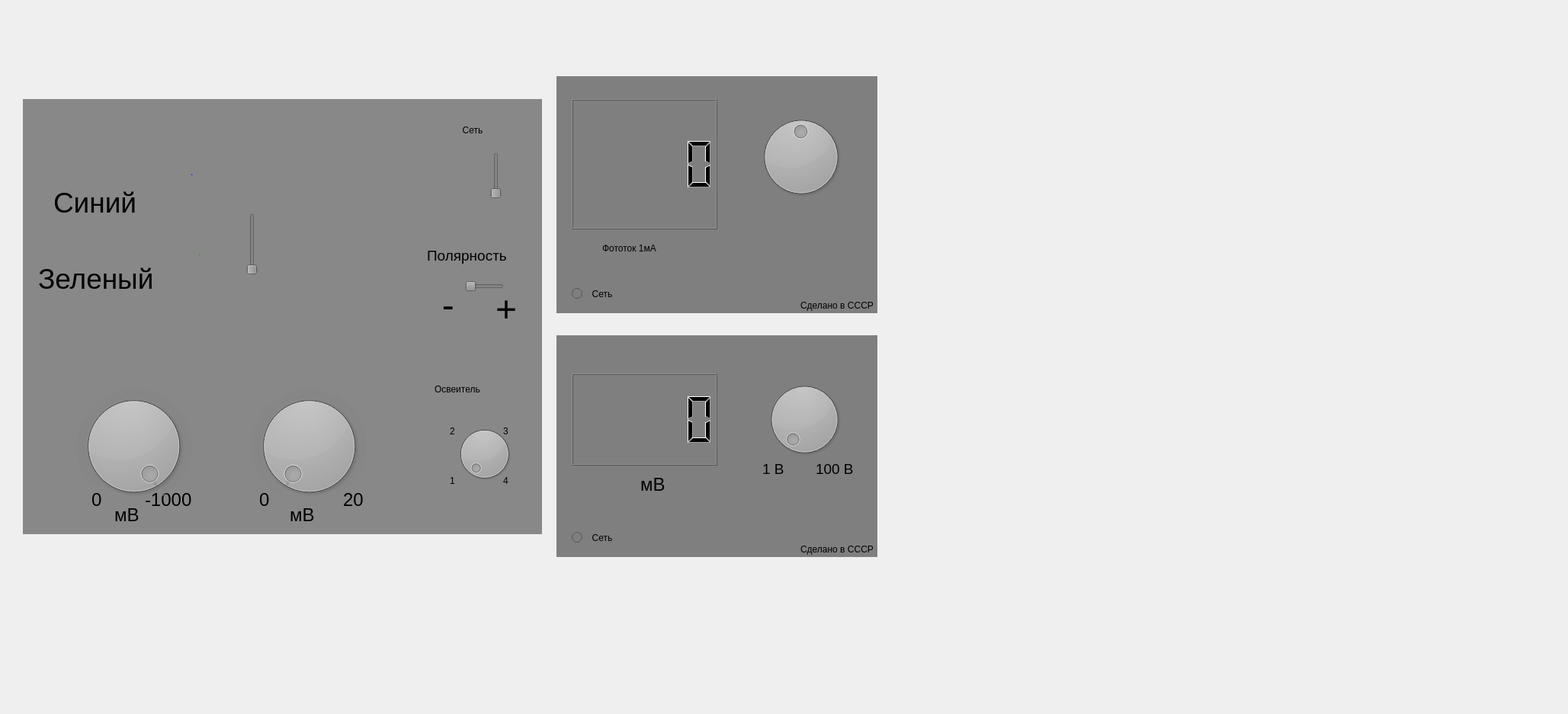
<?xml version="1.0" encoding="UTF-8"?>
<ui version="4.0">
 <class>MainWindow</class>
 <widget class="QMainWindow" name="MainWindow">
  <property name="geometry">
   <rect>
    <x>0</x>
    <y>0</y>
    <width>2057</width>
    <height>937</height>
   </rect>
  </property>
  <property name="windowTitle">
   <string>MainWindow</string>
  </property>
  <widget class="QWidget" name="centralwidget">
   <widget class="QWidget" name="widget" native="true">
    <property name="geometry">
     <rect>
      <x>730</x>
      <y>100</y>
      <width>421</width>
      <height>311</height>
     </rect>
    </property>
    <property name="styleSheet">
     <string notr="true">background-color: rgb(127, 127, 127);
</string>
    </property>
    <widget class="QLCDNumber" name="lcdNumber_2">
     <property name="geometry">
      <rect>
       <x>20</x>
       <y>30</y>
       <width>191</width>
       <height>171</height>
      </rect>
     </property>
    </widget>
    <widget class="QLabel" name="name_fototok">
     <property name="geometry">
      <rect>
       <x>60</x>
       <y>210</y>
       <width>121</width>
       <height>31</height>
      </rect>
     </property>
     <property name="styleSheet">
      <string notr="true">font: 75 12pt &quot;Arial&quot;;</string>
     </property>
     <property name="text">
      <string>Фототок 1мА</string>
     </property>
    </widget>
    <widget class="QDial" name="limit_tok_dial">
     <property name="geometry">
      <rect>
       <x>260</x>
       <y>30</y>
       <width>121</width>
       <height>151</height>
      </rect>
     </property>
     <property name="minimum">
      <number>999</number>
     </property>
     <property name="maximum">
      <number>999</number>
     </property>
     <property name="wrapping">
      <bool>true</bool>
     </property>
    </widget>
    <widget class="QRadioButton" name="radioButton_2">
     <property name="geometry">
      <rect>
       <x>20</x>
       <y>270</y>
       <width>101</width>
       <height>31</height>
      </rect>
     </property>
     <property name="styleSheet">
      <string notr="true">font: 75 16pt &quot;Arial&quot;;</string>
     </property>
     <property name="text">
      <string>  Сеть</string>
     </property>
    </widget>
    <widget class="QLabel" name="label_2">
     <property name="geometry">
      <rect>
       <x>320</x>
       <y>290</y>
       <width>101</width>
       <height>21</height>
      </rect>
     </property>
     <property name="text">
      <string>Сделано в СССР</string>
     </property>
    </widget>
    <zorder>lcdNumber_2</zorder>
    <zorder>name_fototok</zorder>
    <zorder>limit_tok_dial</zorder>
    <zorder>label_2</zorder>
    <zorder>radioButton_2</zorder>
   </widget>
   <widget class="QWidget" name="widget_2" native="true">
    <property name="geometry">
     <rect>
      <x>30</x>
      <y>130</y>
      <width>681</width>
      <height>571</height>
     </rect>
    </property>
    <property name="whatsThis">
     <string/>
    </property>
    <property name="styleSheet">
     <string notr="true">background-color: rgb(136, 136, 136);
border-color: rgb(45, 45, 45);</string>
    </property>
    <widget class="QSlider" name="lighter_switch">
     <property name="geometry">
      <rect>
       <x>280</x>
       <y>150</y>
       <width>41</width>
       <height>81</height>
      </rect>
     </property>
     <property name="styleSheet">
      <string notr="true"/>
     </property>
     <property name="maximum">
      <number>1</number>
     </property>
     <property name="singleStep">
      <number>1</number>
     </property>
     <property name="pageStep">
      <number>1</number>
     </property>
     <property name="value">
      <number>0</number>
     </property>
     <property name="tracking">
      <bool>false</bool>
     </property>
     <property name="orientation">
      <enum>Qt::Vertical</enum>
     </property>
    </widget>
    <widget class="QLabel" name="blue_color">
     <property name="geometry">
      <rect>
       <x>40</x>
       <y>70</y>
       <width>241</width>
       <height>131</height>
      </rect>
     </property>
     <property name="font">
      <font>
       <pointsize>28</pointsize>
      </font>
     </property>
     <property name="text">
      <string>Синий </string>
     </property>
    </widget>
    <widget class="QLabel" name="green_color">
     <property name="geometry">
      <rect>
       <x>20</x>
       <y>190</y>
       <width>211</width>
       <height>91</height>
      </rect>
     </property>
     <property name="font">
      <font>
       <pointsize>28</pointsize>
      </font>
     </property>
     <property name="text">
      <string>Зеленый</string>
     </property>
    </widget>
    <widget class="QLabel" name="blue_dot">
     <property name="geometry">
      <rect>
       <x>220</x>
       <y>50</y>
       <width>121</width>
       <height>91</height>
      </rect>
     </property>
     <property name="styleSheet">
      <string notr="true">color: rgb(0, 0, 255);
font: 72pt &quot;MS Shell Dlg 2&quot;;</string>
     </property>
     <property name="text">
      <string>.</string>
     </property>
    </widget>
    <widget class="QLabel" name="green_dot">
     <property name="geometry">
      <rect>
       <x>230</x>
       <y>150</y>
       <width>111</width>
       <height>101</height>
      </rect>
     </property>
     <property name="styleSheet">
      <string notr="true">color: rgb(0, 170, 0);
font: 72pt &quot;MS Shell Dlg 2&quot;;</string>
     </property>
     <property name="text">
      <string>.</string>
     </property>
    </widget>
    <widget class="QSlider" name="polarity_switch">
     <property name="geometry">
      <rect>
       <x>580</x>
       <y>230</y>
       <width>51</width>
       <height>31</height>
      </rect>
     </property>
     <property name="maximum">
      <number>1</number>
     </property>
     <property name="pageStep">
      <number>1</number>
     </property>
     <property name="orientation">
      <enum>Qt::Horizontal</enum>
     </property>
    </widget>
    <widget class="QLabel" name="polarity">
     <property name="geometry">
      <rect>
       <x>530</x>
       <y>190</y>
       <width>141</width>
       <height>31</height>
      </rect>
     </property>
     <property name="font">
      <font>
       <family>Arial</family>
       <pointsize>14</pointsize>
      </font>
     </property>
     <property name="text">
      <string>Полярность</string>
     </property>
    </widget>
    <widget class="QLabel" name="polarity_plus">
     <property name="geometry">
      <rect>
       <x>620</x>
       <y>250</y>
       <width>51</width>
       <height>51</height>
      </rect>
     </property>
     <property name="font">
      <font>
       <family>Arial</family>
       <pointsize>36</pointsize>
       <weight>50</weight>
       <bold>false</bold>
      </font>
     </property>
     <property name="text">
      <string>+</string>
     </property>
    </widget>
    <widget class="QLabel" name="polarity_minus">
     <property name="geometry">
      <rect>
       <x>510</x>
       <y>250</y>
       <width>71</width>
       <height>41</height>
      </rect>
     </property>
     <property name="font">
      <font>
       <family>Arial</family>
       <pointsize>36</pointsize>
       <weight>50</weight>
       <bold>false</bold>
      </font>
     </property>
     <property name="text">
      <string>   -</string>
     </property>
    </widget>
    <widget class="QLabel" name="lighter_1">
     <property name="geometry">
      <rect>
       <x>560</x>
       <y>480</y>
       <width>21</width>
       <height>41</height>
      </rect>
     </property>
     <property name="styleSheet">
      <string notr="true">font: 75 16pt &quot;Arial&quot;;</string>
     </property>
     <property name="text">
      <string>1</string>
     </property>
    </widget>
    <widget class="QLabel" name="lighter_4">
     <property name="geometry">
      <rect>
       <x>630</x>
       <y>480</y>
       <width>21</width>
       <height>41</height>
      </rect>
     </property>
     <property name="styleSheet">
      <string notr="true">font: 75 16pt &quot;Arial&quot;;</string>
     </property>
     <property name="text">
      <string>4</string>
     </property>
    </widget>
    <widget class="QLabel" name="lighter_2">
     <property name="geometry">
      <rect>
       <x>560</x>
       <y>420</y>
       <width>21</width>
       <height>31</height>
      </rect>
     </property>
     <property name="styleSheet">
      <string notr="true">font: 75 16pt &quot;Arial&quot;;</string>
     </property>
     <property name="text">
      <string>2</string>
     </property>
    </widget>
    <widget class="QLabel" name="lighter_3">
     <property name="geometry">
      <rect>
       <x>630</x>
       <y>420</y>
       <width>15</width>
       <height>32</height>
      </rect>
     </property>
     <property name="sizeIncrement">
      <size>
       <width>0</width>
       <height>0</height>
      </size>
     </property>
     <property name="styleSheet">
      <string notr="true">font: 75 16pt &quot;Arial&quot;;</string>
     </property>
     <property name="text">
      <string>3</string>
     </property>
    </widget>
    <widget class="QLabel" name="lighter">
     <property name="geometry">
      <rect>
       <x>540</x>
       <y>360</y>
       <width>131</width>
       <height>41</height>
      </rect>
     </property>
     <property name="styleSheet">
      <string notr="true">font: 75 14pt &quot;Arial&quot;;</string>
     </property>
     <property name="text">
      <string>Освеитель</string>
     </property>
    </widget>
    <widget class="QDial" name="polarity_plus_dial">
     <property name="geometry">
      <rect>
       <x>300</x>
       <y>380</y>
       <width>151</width>
       <height>151</height>
      </rect>
     </property>
     <property name="maximum">
      <number>20000</number>
     </property>
     <property name="singleStep">
      <number>1</number>
     </property>
     <property name="pageStep">
      <number>1</number>
     </property>
     <property name="value">
      <number>0</number>
     </property>
     <property name="sliderPosition">
      <number>0</number>
     </property>
     <property name="wrapping">
      <bool>false</bool>
     </property>
     <property name="notchesVisible">
      <bool>true</bool>
     </property>
    </widget>
    <widget class="QDial" name="polarity_minus_dial">
     <property name="geometry">
      <rect>
       <x>70</x>
       <y>380</y>
       <width>151</width>
       <height>151</height>
      </rect>
     </property>
     <property name="minimum">
      <number>-1000</number>
     </property>
     <property name="maximum">
      <number>0</number>
     </property>
     <property name="pageStep">
      <number>1</number>
     </property>
     <property name="value">
      <number>0</number>
     </property>
     <property name="sliderPosition">
      <number>0</number>
     </property>
     <property name="tracking">
      <bool>false</bool>
     </property>
     <property name="orientation">
      <enum>Qt::Horizontal</enum>
     </property>
     <property name="invertedAppearance">
      <bool>false</bool>
     </property>
     <property name="invertedControls">
      <bool>false</bool>
     </property>
     <property name="wrapping">
      <bool>false</bool>
     </property>
     <property name="notchesVisible">
      <bool>true</bool>
     </property>
    </widget>
    <widget class="QLabel" name="max_plus_polarity">
     <property name="geometry">
      <rect>
       <x>420</x>
       <y>510</y>
       <width>47</width>
       <height>31</height>
      </rect>
     </property>
     <property name="font">
      <font>
       <pointsize>18</pointsize>
      </font>
     </property>
     <property name="text">
      <string>20 </string>
     </property>
    </widget>
    <widget class="QLabel" name="min_plus_polarity">
     <property name="geometry">
      <rect>
       <x>310</x>
       <y>510</y>
       <width>31</width>
       <height>31</height>
      </rect>
     </property>
     <property name="font">
      <font>
       <pointsize>18</pointsize>
      </font>
     </property>
     <property name="text">
      <string>0</string>
     </property>
    </widget>
    <widget class="QLabel" name="max_minus_polarity">
     <property name="geometry">
      <rect>
       <x>90</x>
       <y>510</y>
       <width>21</width>
       <height>31</height>
      </rect>
     </property>
     <property name="font">
      <font>
       <pointsize>18</pointsize>
      </font>
     </property>
     <property name="text">
      <string>0</string>
     </property>
    </widget>
    <widget class="QLabel" name="min_minus_polarity">
     <property name="geometry">
      <rect>
       <x>160</x>
       <y>510</y>
       <width>81</width>
       <height>31</height>
      </rect>
     </property>
     <property name="font">
      <font>
       <pointsize>18</pointsize>
      </font>
     </property>
     <property name="text">
      <string>-1000</string>
     </property>
    </widget>
    <widget class="QSlider" name="vkl_lighter">
     <property name="geometry">
      <rect>
       <x>600</x>
       <y>70</y>
       <width>41</width>
       <height>61</height>
      </rect>
     </property>
     <property name="maximum">
      <number>1</number>
     </property>
     <property name="pageStep">
      <number>1</number>
     </property>
     <property name="orientation">
      <enum>Qt::Vertical</enum>
     </property>
    </widget>
    <widget class="QLabel" name="label_3">
     <property name="geometry">
      <rect>
       <x>570</x>
       <y>20</y>
       <width>91</width>
       <height>41</height>
      </rect>
     </property>
     <property name="styleSheet">
      <string notr="true">font: 75 16pt &quot;Arial&quot;;</string>
     </property>
     <property name="text">
      <string>  Сеть</string>
     </property>
    </widget>
    <widget class="QLabel" name="label_4">
     <property name="geometry">
      <rect>
       <x>120</x>
       <y>530</y>
       <width>47</width>
       <height>31</height>
      </rect>
     </property>
     <property name="font">
      <font>
       <pointsize>18</pointsize>
      </font>
     </property>
     <property name="text">
      <string>мВ</string>
     </property>
    </widget>
    <widget class="QLabel" name="label_5">
     <property name="geometry">
      <rect>
       <x>350</x>
       <y>530</y>
       <width>47</width>
       <height>31</height>
      </rect>
     </property>
     <property name="font">
      <font>
       <pointsize>18</pointsize>
      </font>
     </property>
     <property name="text">
      <string>мВ</string>
     </property>
    </widget>
    <widget class="QDial" name="lighter_dial">
     <property name="geometry">
      <rect>
       <x>565</x>
       <y>420</y>
       <width>81</width>
       <height>91</height>
      </rect>
     </property>
     <property name="autoFillBackground">
      <bool>false</bool>
     </property>
     <property name="minimum">
      <number>1</number>
     </property>
     <property name="maximum">
      <number>4</number>
     </property>
     <property name="singleStep">
      <number>2</number>
     </property>
     <property name="pageStep">
      <number>1</number>
     </property>
     <property name="value">
      <number>1</number>
     </property>
     <property name="orientation">
      <enum>Qt::Vertical</enum>
     </property>
     <property name="wrapping">
      <bool>false</bool>
     </property>
     <property name="notchesVisible">
      <bool>false</bool>
     </property>
    </widget>
    <zorder>green_dot</zorder>
    <zorder>green_color</zorder>
    <zorder>polarity</zorder>
    <zorder>polarity_plus</zorder>
    <zorder>polarity_minus</zorder>
    <zorder>polarity_switch</zorder>
    <zorder>lighter_1</zorder>
    <zorder>lighter_4</zorder>
    <zorder>lighter_2</zorder>
    <zorder>lighter_3</zorder>
    <zorder>lighter</zorder>
    <zorder>min_plus_polarity</zorder>
    <zorder>polarity_plus_dial</zorder>
    <zorder>vkl_lighter</zorder>
    <zorder>label_3</zorder>
    <zorder>blue_color</zorder>
    <zorder>blue_dot</zorder>
    <zorder>lighter_switch</zorder>
    <zorder>min_minus_polarity</zorder>
    <zorder>polarity_minus_dial</zorder>
    <zorder>label_4</zorder>
    <zorder>label_5</zorder>
    <zorder>max_plus_polarity</zorder>
    <zorder>max_minus_polarity</zorder>
    <zorder>lighter_dial</zorder>
   </widget>
   <widget class="QWidget" name="widget_3" native="true">
    <property name="geometry">
     <rect>
      <x>730</x>
      <y>440</y>
      <width>421</width>
      <height>291</height>
     </rect>
    </property>
    <property name="styleSheet">
     <string notr="true">background-color: rgb(127, 127, 127);</string>
    </property>
    <widget class="QLCDNumber" name="voltmeter">
     <property name="geometry">
      <rect>
       <x>20</x>
       <y>50</y>
       <width>191</width>
       <height>121</height>
      </rect>
     </property>
     <property name="smallDecimalPoint">
      <bool>false</bool>
     </property>
     <property name="digitCount">
      <number>5</number>
     </property>
     <property name="value" stdset="0">
      <double>0.000000000000000</double>
     </property>
    </widget>
    <widget class="QDial" name="limit_volt_dial">
     <property name="geometry">
      <rect>
       <x>270</x>
       <y>50</y>
       <width>111</width>
       <height>121</height>
      </rect>
     </property>
     <property name="minimum">
      <number>1</number>
     </property>
     <property name="maximum">
      <number>2</number>
     </property>
     <property name="pageStep">
      <number>1</number>
     </property>
     <property name="tracking">
      <bool>false</bool>
     </property>
     <property name="wrapping">
      <bool>false</bool>
     </property>
    </widget>
    <widget class="QRadioButton" name="vkl_voltmeter">
     <property name="geometry">
      <rect>
       <x>20</x>
       <y>240</y>
       <width>111</width>
       <height>51</height>
      </rect>
     </property>
     <property name="styleSheet">
      <string notr="true">font: 75 16pt &quot;Arial&quot;;</string>
     </property>
     <property name="text">
      <string>  Сеть</string>
     </property>
    </widget>
    <widget class="QLabel" name="label">
     <property name="geometry">
      <rect>
       <x>320</x>
       <y>270</y>
       <width>101</width>
       <height>21</height>
      </rect>
     </property>
     <property name="text">
      <string>Сделано в СССР</string>
     </property>
    </widget>
    <widget class="QLabel" name="label_8">
     <property name="geometry">
      <rect>
       <x>270</x>
       <y>160</y>
       <width>41</width>
       <height>31</height>
      </rect>
     </property>
     <property name="font">
      <font>
       <pointsize>14</pointsize>
      </font>
     </property>
     <property name="text">
      <string>1 В</string>
     </property>
    </widget>
    <widget class="QLabel" name="label_7">
     <property name="geometry">
      <rect>
       <x>340</x>
       <y>160</y>
       <width>71</width>
       <height>31</height>
      </rect>
     </property>
     <property name="font">
      <font>
       <pointsize>14</pointsize>
      </font>
     </property>
     <property name="text">
      <string>100 В</string>
     </property>
    </widget>
    <widget class="QLabel" name="label_9">
     <property name="geometry">
      <rect>
       <x>110</x>
       <y>180</y>
       <width>47</width>
       <height>31</height>
      </rect>
     </property>
     <property name="font">
      <font>
       <pointsize>18</pointsize>
      </font>
     </property>
     <property name="text">
      <string>мВ</string>
     </property>
    </widget>
    <zorder>label</zorder>
    <zorder>voltmeter</zorder>
    <zorder>limit_volt_dial</zorder>
    <zorder>vkl_voltmeter</zorder>
    <zorder>label_8</zorder>
    <zorder>label_7</zorder>
    <zorder>label_9</zorder>
   </widget>
   <widget class="QLabel" name="label_6">
    <property name="geometry">
     <rect>
      <x>-86</x>
      <y>-25</y>
      <width>2131</width>
      <height>1080</height>
     </rect>
    </property>
    <property name="text">
     <string/>
    </property>
    <property name="pixmap">
     <pixmap>физика/back.jpg</pixmap>
    </property>
   </widget>
   <zorder>label_6</zorder>
   <zorder>widget_2</zorder>
   <zorder>widget</zorder>
   <zorder>widget_3</zorder>
  </widget>
 </widget>
 <resources/>
 <connections/>
</ui>
